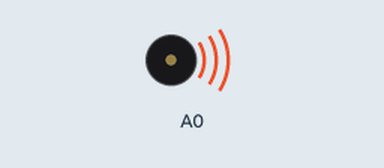
This sketch was run on a simulated Arduino Uno, built with avr-gcc and run on an emulated ATmega328P. Parts: buzzer (waves = sounding).

Above: at 0.1 s.
Timing chart, 0 to 40.0 s (numbered marks = the images above):
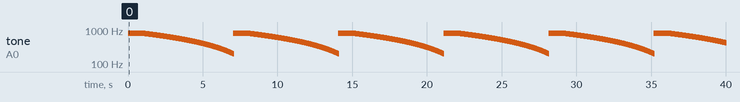

The sketch:

AlarmSound.ino
```cpp
void setup()
{
  Serial.begin(9600);
  pinMode(A0, OUTPUT);
}

void loop()
{
  for (int i = 200; i <= 800; i++)  // 200HZ ~ 800HZ
  {
    tone(A0, i);
  }
  delay(1000);                    //Max Frequency hold 1s
  for (int i = 800; i >= 200; i--) // 800HZ ~ 200HZ
  {
    tone(A0, i);
    delay(10);
  }
}
```

Measured:
- by itself, tone on A0: plays 800 Hz for 1.0 s, 799 Hz for 0.01 s, 798 Hz for 0.01 s, 797 Hz for 0.01 s, 796 Hz for 0.01 s, 795 Hz for 0.01 s … (3386 notes in this stretch)
